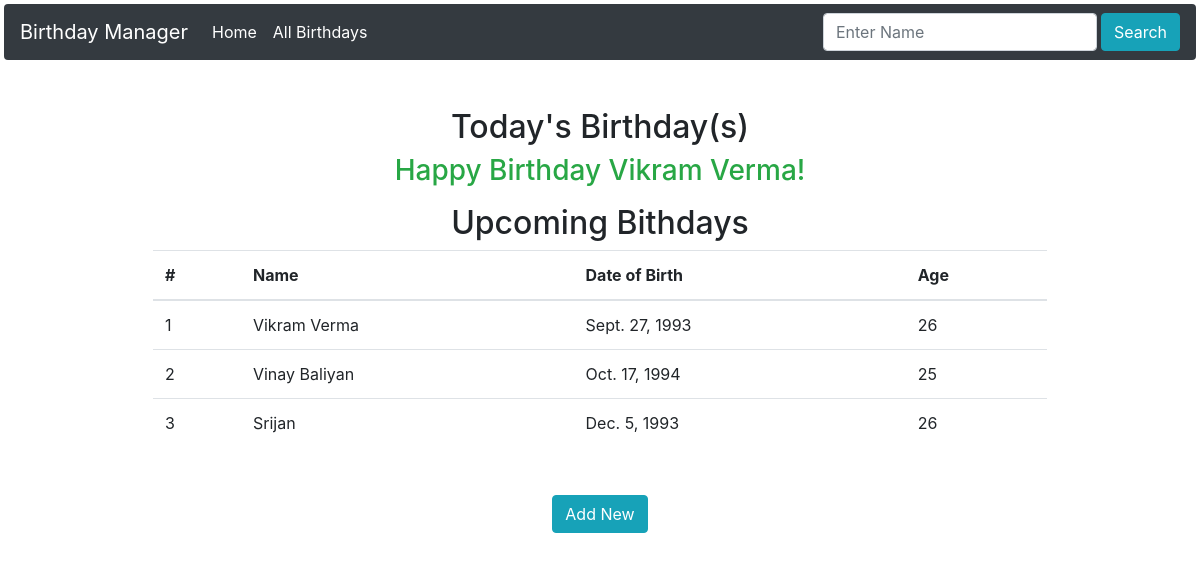
The page /list_birthdays/ on the database its author committed.
### List_Birthdays/models.py (models this page shows, shortened)
class Tab_Birthdays(models.Model):
    id = models.AutoField(primary_key=True)
    name = models.CharField(max_length=32)
    dob = models.DateField()
    age = models.IntegerField()
    dob_current_year = models.DateField()
    class Meta:
        verbose_name_plural = "Tab_Birthdays"

### List_Birthdays/views.py (the view)
# urls.py: path('', views.index, name='index'),
def index(request):
    search_name = request.GET.get('search_name')
    if search_name:
        model_data = {
            "Birthdays": Tab_Birthdays.objects.filter(name__contains=search_name.capitalize()).order_by('dob_current_year'),
            "Birthday_today": Tab_Birthdays.objects.filter(dob_current_year=date.today())
        }
    else:
        model_data = {
            "Birthdays": Tab_Birthdays.objects.filter(dob_current_year__gte=date.today()).order_by('dob_current_year'),
            "Birthday_today": Tab_Birthdays.objects.filter(dob_current_year=date.today())
        }
    return render(request, template_name='list_birthdays/index.html', context=model_data)

### List_Birthdays/templates/list_birthdays/index.html
{% extends 'list_birthdays/layout.html' %}
{% block body %}
<div class="mx-auto mt-5 text-center" style="width: 75%;">
    <h2>Today's Birthday(s)</h2>
    {% if Birthday_today %}
    {% for birth_today in Birthday_today %}
    <marquee class="text-success" behavior="scroll" direction="left">
        <h3>Happy Birthday {{ birth_today.name }}!</h3>
    </marquee>
    {% endfor %}
    {% else %}
    <h6>No Birthdays Today!</h6>
    {% endif %}
</div>
<div class="mx-auto mt-3" style="width: 75%;">
    <h2 class="text-center"> Upcoming Bithdays</h2>
    <table class="table">
        <thead>
            <tr>
                <th scope="col">#</th>
                <th scope="col">Name</th>
                <th scope="col">Date of Birth</th>
                <th scope="col">Age</th>
            </tr>
        </thead>
        <tbody>
            {% for birthday in Birthdays %}
            <tr>
                <td>{{ forloop.counter }}</td>
                <td>{{ birthday.name }}</td>
                <td>{{ birthday.dob }}</td>
                <td>{{ birthday.age }}</td>
            </tr>
            {% endfor %}
        </tbody>
    </table>
</div>
<div class="text-center mt-5">
    <a href="{% url 'add_new' %}" class="btn btn-info" role="button">Add New</a>
</div>
{% endblock body %}

### rows shown on the page
Tab_Birthdays: name "Vikram Verma", dob "Sept. 27, 1993", age "26"
Tab_Birthdays: name "Vinay Baliyan", dob "Oct. 17, 1994", age "25"
Tab_Birthdays: name "Srijan", dob "Dec. 5, 1993", age "26"
